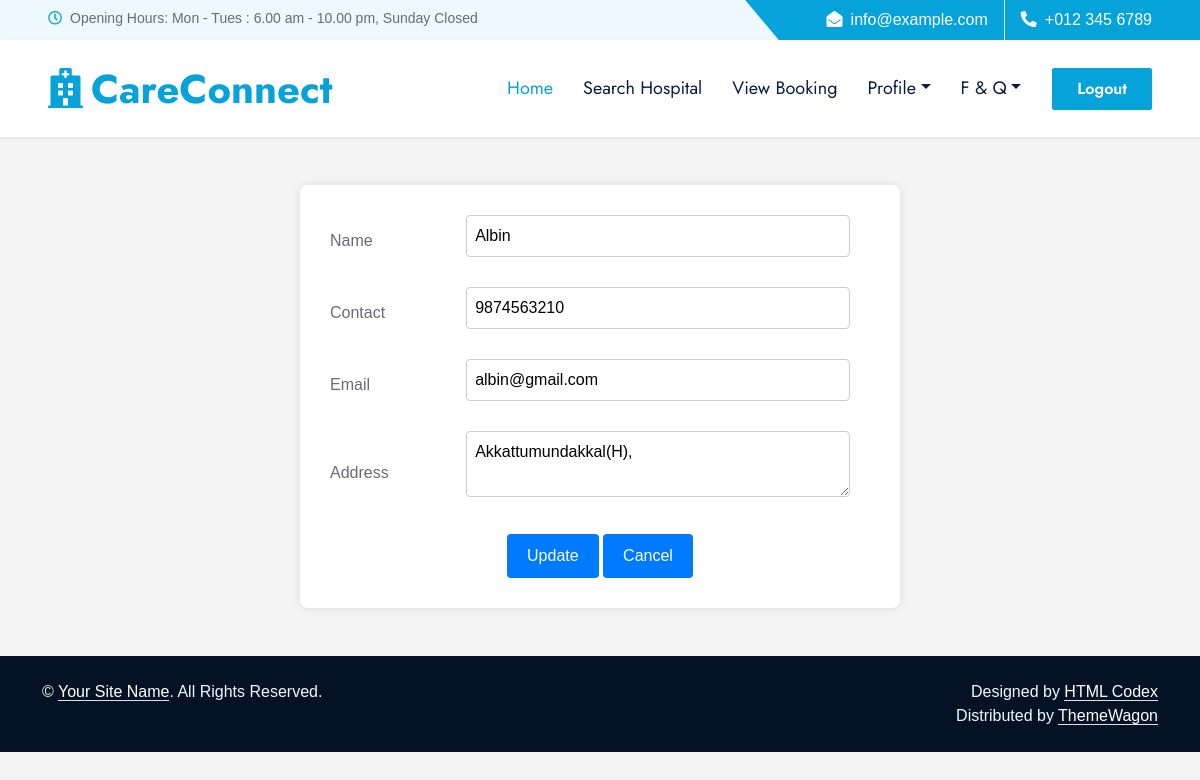
Page /wuser/Editprofile/ (signed in) on the committed database.
### Guest/models.py (models this page shows)
class tbl_user(models.Model):
    user_name=models.CharField(max_length=50)
    user_email=models.CharField(max_length=50)
    user_contact=models.CharField(max_length=50)
    user_address=models.CharField(max_length=50)
    user_gender=models.CharField(max_length=50)
    user_photo=models.FileField(upload_to='userdoc/')
    user_password=models.CharField(max_length=50)
    place=models.ForeignKey(tbl_place,on_delete=models.CASCADE)

### User/views.py (the view)
# urls.py: path('Editprofile/',views.EditProfile,name='Editprofile'),
def EditProfile(request):
    userdata=tbl_user.objects.get(id=request.session["uid"])
    if request.method=="POST":
        userdata.user_name=request.POST.get("txtname")
        userdata.user_address=request.POST.get("txtadd")
        userdata.user_contact=request.POST.get("txtcon")
        userdata.user_email=request.POST.get("txtemail")
        userdata.save()
        return redirect('webuser:Myprofile')
    else:
        return render(request,"User/EditProfile.html",{'user':userdata})

### User/Templates/User/Editprofile.html (shortened to what this page needs)
{% extends 'User/Head.html' %}
{% load static %}
{% block content %}
<!DOCTYPE html>
<html lang="en">
<head>
</head>
<body>
    <br><br>
    <form action="" method="post">
        <table border="0" align="center">
            <tr>
                 <td>Name</td>
                <td><input type="text" name="txtname" id=""  value="{{user.user_name}}"name="txt_name" title="Name Allows Only Alphabets,Spaces and First Letter Must Be Capital Letter" pattern="^[A-Z]+[a-zA-Z ]*$" autocomplete="off" required ></td>
            </tr>
            <tr>
                <td>Contact</td>
                <td><input type="number" name="txtcon" id=""  value="{{user.user_contact}}"  pattern="[6-9]{1}[0-9]{9}"
                    title="Phone number with 6-9 and remaing 9 digit with 0-9" autocomplete="off" required></td>
            </tr>
            <tr>
                <td>Email</td>
                <td><input type="email" name="txtemail" id=""  value="{{user.user_email}}" autocomplete="off " required></td>
            </tr>
            <tr>
                <td>Address</td>
                <td><textarea name="txtadd" id="" required>{{user.user_address}}</textarea></td>
            </tr>
            <tr>
                <td colspan="2" align="center">
                    <input type="submit"  name="txtup"  value="Update">
                    <input type="reset"   name="txtcan"  value="Cancel">
                </td>
            </tr>
        </table>
    </form>
</body>
</html>
<br><br>
{% endblock content %}

### Guest/static/Hospital/css/style.css (style rules this page uses)
:root { --primary: #06A3DA; --secondary: #F57E57; --light: #EEF9FF; --dark: #091E3E; }

### User/Templates/User/Editprofile.html (style rules this page uses)
body { font-family: Arial, sans-serif; background-color: #f4f4f4; }
form { width: 50%; margin: 0 auto; background-color: #fff; padding: 20px; border-radius: 8px; box-shadow: 0 0 10px rgba(0, 0, 0, 0.1); }
table { width: 100%; }
table td { padding: 10px; }
input[type="text"], input[type="number"], input[type="email"], textarea { width: calc(100% - 20px); padding: 8px; margin-bottom: 10px; border: 1px solid #ccc; border-radius: 4px; }
input[type="submit"], input[type="reset"] { padding: 10px 20px; background-color: #007bff; color: #fff; border: none; border-radius: 4px; cursor: pointer; }

### rows in the picture
tbl_user: txtname "Albin", txtcon "9874563210", txtemail "albin@gmail.com", txtadd "Akkattumundakkal(H),"
